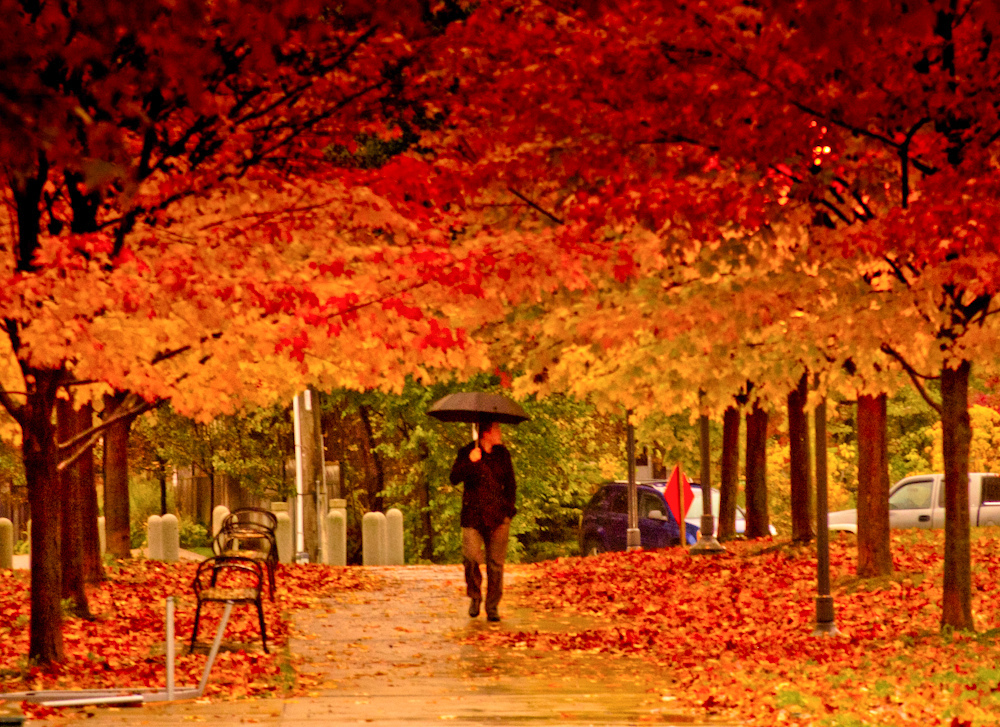
#> input picture images/autumn.jpg, 1000 x 727 px
$ python color_swap.py --source images/autumn.jpg
#> lines starting #> are read from the running program, lines starting #| are printed output that depends on the picture
import numpy as np
import cv2
import argparse

def image_stats(image):
	# compute the mean and standard deviation of each channel
	(l, a, b) = cv2.split(image)
	(l_mean, l_std) = (l.mean(), l.std())
	(a_mean, a_std) = (a.mean(), a.std())
	(b_mean, b_std) = (b.mean(), b.std())

	# return the color statistics
	return (l_mean, l_std, a_mean, a_std, b_mean, b_std)

def color_transfer(source, target):
	'''
	convert the images from the RGB to LAB color space(3 axes model)
	L : white to mid-gray
	a : cyan to magenta
	b : blue to yellow
	'''
	source = cv2.cvtColor(source, cv2.COLOR_BGR2LAB).astype('float32')
	target = cv2.cvtColor(target, cv2.COLOR_BGR2LAB).astype('float32')

	# compute color statistics
	(l_mean_src, l_std_src, a_mean_src, a_std_src, b_mean_src, b_std_src) = image_stats(source)
	(l_mean_tar, l_std_tar, a_mean_tar, a_std_tar, b_mean_tar, b_std_tar) = image_stats(target)

	# subtrtacting means from the target image
	(l, a, b) = cv2.split(target)
	l -= l_mean_tar
	a -= a_mean_tar
	b -= b_mean_tar

	# scaling
	l = (l_std_tar / l_std_src) * l
	a = (a_std_tar / a_std_src) * a
	b = (b_std_tar / b_std_src) * b

	# add in the source mean
	l += l_mean_src
	a += a_mean_src
	b += b_mean_src

	# clip the pixel intensities if they fall out of range
	l = np.clip(l, 0, 255)
	a = np.clip(a, 0, 255)
	b = np.clip(b, 0, 255)

	transfer = cv2.merge([l, a, b])
	transfer = cv2.cvtColor(transfer.astype('uint8'), cv2.COLOR_LAB2BGR)

	return transfer

def main():
	ap = argparse.ArgumentParser()
	ap.add_argument('-s', '--source', help='path of the source image')
	ap.add_argument('-t', '--target', help='path of the target image')
	args = vars(ap.parse_args())

	# load the images
	source = cv2.imread(args['source'])
#> source is the input picture: shape (727, 1000, 3); mean B, G, R 13.8, 60.9, 164.3
	target = cv2.imread(args['target'])

	transfer = color_transfer(source, target)
#> in color_transfer, `source = cv2.cvtColor(source, cv2.COLOR_BGR2LAB).astype('float32')`:
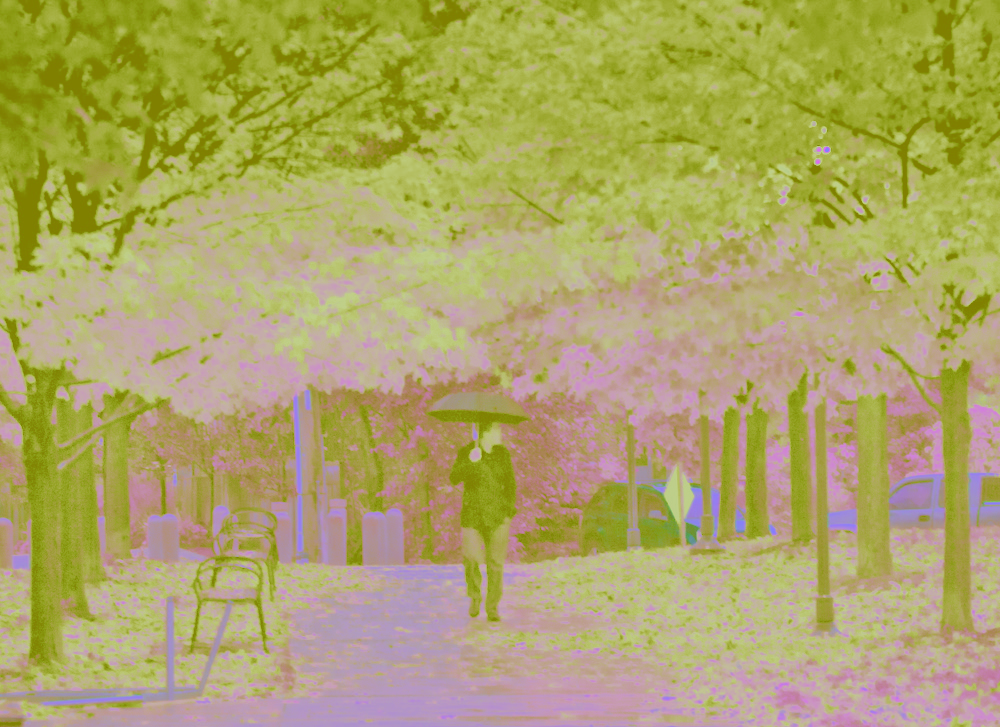
#> source: shape (727, 1000, 3) float32; mean of channels 0, 1, 2 104, 165.4, 174; drawn as B, G, R
	cv2.imshow('Source', source)
	cv2.imshow('Target', target)
	cv2.imshow('Transfer', transfer)
	cv2.waitKey(0)

if __name__ == '__main__':
#> (the run stopped early here; a loop or call above may not have finished)
